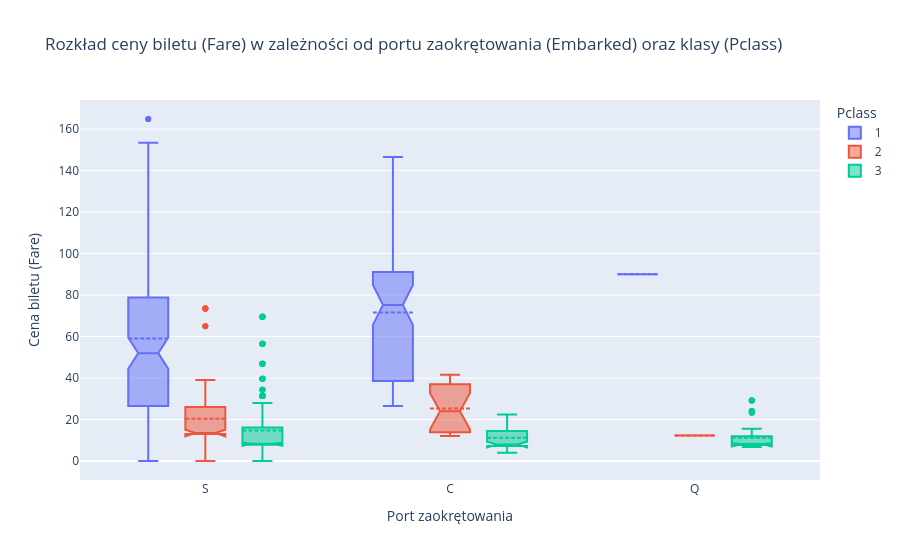

Notebook code cell kept with this figure:
### Code cell
# Usuń 20 pasażerów z największą opłatą (`Fare`). Następnie, za pomocą funkcji boxplot w plotly, przedstaw rozkład kolumny `Fare` w zależności od kolumny `Embarked` oraz `Pclass``.
#BEGIN_SOLUTION
df_new = df.sort_values(by='Fare', ascending=False).iloc[20:]  # Usuwamy 10 pasażerów z największą opłatą
fig = px.box(df_new, x='Embarked', y='Fare', title='Rozkład ceny biletu (Fare) w zależności od portu zaokrętowania (Embarked) oraz klasy (Pclass)',
             color='Pclass', notched=True)
fig.update_layout(xaxis_title='Port zaokrętowania', yaxis_title='Cena biletu (Fare)')
fig.update_traces(boxmean=True)
fig.show()
#END_SOLUTION

### Figure 1 — Plotly figure (JSON) as saved in the notebook; plotly's stock layout.template omitted (floating-point values rounded to 4 significant figures; data arrays with more than 128 entries replaced by an {"elided": "..."} marker saying what was removed)
{"data": [{"alignmentgroup": "True", "boxmean": true, "hovertemplate": "Pclass=1<br>Embarked=%{x}<br>Fare=%{y}<extra></extra>", "legendgroup": "1", "marker": {"color": "#636efa"}, "name": "1", "notched": true, "offsetgroup": "1", "orientation": "v", "showlegend": true, "type": "box", "x": {"elided": "196 str values"}, "x0": " ", "xaxis": "x", "y": {"elided": "196 float values"}, "y0": " ", "yaxis": "y"}, {"alignmentgroup": "True", "boxmean": true, "hovertemplate": "Pclass=2<br>Embarked=%{x}<br>Fare=%{y}<extra></extra>", "legendgroup": "2", "marker": {"color": "#EF553B"}, "name": "2", "notched": true, "offsetgroup": "2", "orientation": "v", "showlegend": true, "type": "box", "x": {"elided": "184 str values"}, "x0": " ", "xaxis": "x", "y": {"elided": "184 float values"}, "y0": " ", "yaxis": "y"}, {"alignmentgroup": "True", "boxmean": true, "hovertemplate": "Pclass=3<br>Embarked=%{x}<br>Fare=%{y}<extra></extra>", "legendgroup": "3", "marker": {"color": "#00cc96"}, "name": "3", "notched": true, "offsetgroup": "3", "orientation": "v", "showlegend": true, "type": "box", "x": {"elided": "491 str values"}, "x0": " ", "xaxis": "x", "y": {"elided": "491 float values"}, "y0": " ", "yaxis": "y"}], "layout": {"boxmode": "group", "legend": {"title": {"text": "Pclass"}, "tracegroupgap": 0}, "title": {"text": "Rozkład ceny biletu (Fare) w zależności od portu zaokrętowania (Embarked) oraz klasy (Pclass)"}, "xaxis": {"anchor": "y", "domain": [0, 1], "title": {"text": "Port zaokrętowania"}}, "yaxis": {"anchor": "x", "domain": [0, 1], "title": {"text": "Cena biletu (Fare)"}}}}
